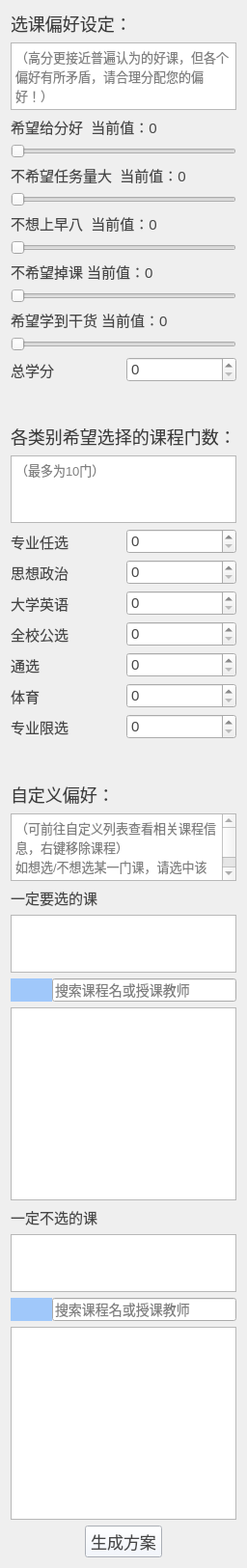
          <widget class="QWidget" name="scrollAreaWidgetContents">
           <property name="geometry">
            <rect>
             <x>0</x>
             <y>0</y>
             <width>252</width>
             <height>1625</height>
            </rect>
           </property>
           <property name="sizePolicy">
            <sizepolicy hsizetype="Expanding" vsizetype="Expanding">
             <horstretch>0</horstretch>
             <verstretch>0</verstretch>
            </sizepolicy>
           </property>
           <property name="minimumSize">
            <size>
             <width>0</width>
             <height>1625</height>
            </size>
           </property>
           <layout class="QVBoxLayout" name="verticalLayout_3" stretch="0,2,1,1,1,1,1,1,1,1,1,1,1,0,0,1,1,1,1,1,1,1,1,0,0,1,5,5,3">
            <item>
             <widget class="QLabel" name="label_3">
              <property name="styleSheet">
               <string notr="true">color:rgb(60, 60, 60);
    font-size: 18px; /* 设置字体大小 */</string>
              </property>
              <property name="text">
               <string>选课偏好设定：</string>
              </property>
             </widget>
            </item>
            <item>
             <widget class="QTextBrowser" name="textBrowser">
              <property name="styleSheet">
               <string notr="true">color:grey
</string>
              </property>
              <property name="html">
               <string>&lt;!DOCTYPE HTML PUBLIC &quot;-//W3C//DTD HTML 4.0//EN&quot; &quot;http://www.w3.org/TR/REC-html40/strict.dtd&quot;&gt;
&lt;html&gt;&lt;head&gt;&lt;meta name=&quot;qrichtext&quot; content=&quot;1&quot; /&gt;&lt;meta charset=&quot;utf-8&quot; /&gt;&lt;style type=&quot;text/css&quot;&gt;
p, li { white-space: pre-wrap; }
hr { height: 1px; border-width: 0; }
li.unchecked::marker { content: &quot;\2610&quot;; }
li.checked::marker { content: &quot;\2612&quot;; }
&lt;/style&gt;&lt;/head&gt;&lt;body style=&quot; font-family:'Microsoft YaHei UI'; font-size:9pt; font-weight:400; font-style:normal;&quot;&gt;
&lt;p style=&quot; margin-top:0px; margin-bottom:0px; margin-left:0px; margin-right:0px; -qt-block-indent:0; text-indent:0px;&quot;&gt;&lt;span style=&quot; font-size:10pt;&quot;&gt;（高分更接近普遍认为的好课，但各个偏好有所矛盾，请合理分配您的偏好！）&lt;/span&gt;&lt;/p&gt;&lt;/body&gt;&lt;/html&gt;</string>
              </property>
             </widget>
            </item>
            <item>
             <widget class="QLabel" name="score_tag">
              <property name="styleSheet">
               <string notr="true">font-size: 15px; /* 设置字体大小 */
color:rgb(70, 70, 70);</string>
              </property>
              <property name="text">
               <string>希望给分好  当前值：0</string>
              </property>
             </widget>
            </item>
            <item>
             <widget class="QSlider" name="score">
              <property name="sizePolicy">
               <sizepolicy hsizetype="Expanding" vsizetype="Expanding">
                <horstretch>0</horstretch>
                <verstretch>0</verstretch>
               </sizepolicy>
              </property>
              <property name="maximum">
               <number>10</number>
              </property>
              <property name="orientation">
               <enum>Qt::Orientation::Horizontal</enum>
              </property>
             </widget>
            </item>
            <item>
             <widget class="QLabel" name="workload_tag">
              <property name="styleSheet">
               <string notr="true">font-size: 15px; /* 设置字体大小 */
color:rgb(70, 70, 70);</string>
              </property>
              <property name="text">
               <string>不希望任务量大  当前值：0</string>
              </property>
             </widget>
            </item>
            <item>
             <widget class="QSlider" name="workload">
              <property name="sizePolicy">
               <sizepolicy hsizetype="Expanding" vsizetype="Expanding">
                <horstretch>0</horstretch>
                <verstretch>0</verstretch>
               </sizepolicy>
              </property>
              <property name="maximum">
               <number>10</number>
              </property>
              <property name="orientation">
               <enum>Qt::Orientation::Horizontal</enum>
              </property>
             </widget>
            </item>
            <item>
             <widget class="QLabel" name="morning8_tag">
              <property name="styleSheet">
               <string notr="true">font-size: 15px; /* 设置字体大小 */
color:rgb(70, 70, 70);</string>
              </property>
              <property name="text">
               <string>不想上早八  当前值：0</string>
              </property>
             </widget>
            </item>
            <item>
             <widget class="QSlider" name="morning8">
              <property name="sizePolicy">
               <sizepolicy hsizetype="Expanding" vsizetype="Expanding">
                <horstretch>0</horstretch>
                <verstretch>0</verstretch>
               </sizepolicy>
              </property>
              <property name="maximum">
               <number>10</number>
              </property>
              <property name="orientation">
               <enum>Qt::Orientation::Horizontal</enum>
              </property>
             </widget>
            </item>
            <item>
             <widget class="QLabel" name="bet_tag">
              <property name="styleSheet">
               <string notr="true">font-size: 15px; /* 设置字体大小 */
color:rgb(70, 70, 70);</string>
              </property>
              <property name="text">
               <string>不希望掉课 当前值：0</string>
              </property>
             </widget>
            </item>
            <item>
             <widget class="QSlider" name="bet">
              <property name="sizePolicy">
               <sizepolicy hsizetype="Expanding" vsizetype="Expanding">
                <horstretch>0</horstretch>
                <verstretch>0</verstretch>
               </sizepolicy>
              </property>
              <property name="maximum">
               <number>10</number>
              </property>
              <property name="orientation">
               <enum>Qt::Orientation::Horizontal</enum>
              </property>
             </widget>
            </item>
            <item>
             <widget class="QLabel" name="quality_tag">
              <property name="styleSheet">
               <string notr="true">font-size: 15px; /* 设置字体大小 */
color:rgb(70, 70, 70);</string>
              </property>
              <property name="text">
               <string>希望学到干货 当前值：0</string>
              </property>
             </widget>
            </item>
            <item>
             <widget class="QSlider" name="quality">
              <property name="sizePolicy">
               <sizepolicy hsizetype="Expanding" vsizetype="Expanding">
                <horstretch>0</horstretch>
                <verstretch>0</verstretch>
               </sizepolicy>
              </property>
              <property name="maximum">
               <number>10</number>
              </property>
              <property name="orientation">
               <enum>Qt::Orientation::Horizontal</enum>
              </property>
             </widget>
            </item>
            <item>
             <layout class="QHBoxLayout" name="horizontalLayout_9" stretch="0,0">
              <item>
               <widget class="QLabel" name="label_4">
                <property name="styleSheet">
                 <string notr="true">font-size: 15px; /* 设置字体大小 */
color:rgb(70, 70, 70);</string>
                </property>
                <property name="text">
                 <string>总学分</string>
                </property>
               </widget>
              </item>
              <item>
               <widget class="QSpinBox" name="supcredit">
                <property name="styleSheet">
                 <string notr="true">font-size: 15px; /* 设置字体大小 */
color:rgb(70, 70, 70);</string>
                </property>
                <property name="maximum">
                 <number>25</number>
                </property>
               </widget>
              </item>
             </layout>
            </item>
            <item>
             <spacer name="verticalSpacer">
              <property name="orientation">
               <enum>Qt::Orientation::Vertical</enum>
              </property>
              <property name="sizeHint" stdset="0">
               <size>
                <width>20</width>
                <height>40</height>
               </size>
              </property>
             </spacer>
            </item>
            <item>
             <widget class="QLabel" name="label_12">
              <property name="styleSheet">
               <string notr="true">color:rgb(60, 60, 60);
    font-size: 18px; /* 设置字体大小 */</string>
              </property>
              <property name="text">
               <string>各类别希望选择的课程门数：</string>
              </property>
             </widget>
            </item>
            <item>
             <widget class="QTextBrowser" name="textBrowser_2">
              <property name="styleSheet">
               <string notr="true">color:grey
</string>
              </property>
              <property name="html">
               <string>&lt;!DOCTYPE HTML PUBLIC &quot;-//W3C//DTD HTML 4.0//EN&quot; &quot;http://www.w3.org/TR/REC-html40/strict.dtd&quot;&gt;
&lt;html&gt;&lt;head&gt;&lt;meta name=&quot;qrichtext&quot; content=&quot;1&quot; /&gt;&lt;meta charset=&quot;utf-8&quot; /&gt;&lt;style type=&quot;text/css&quot;&gt;
p, li { white-space: pre-wrap; }
hr { height: 1px; border-width: 0; }
li.unchecked::marker { content: &quot;\2610&quot;; }
li.checked::marker { content: &quot;\2612&quot;; }
&lt;/style&gt;&lt;/head&gt;&lt;body style=&quot; font-family:'Microsoft YaHei UI'; font-size:9pt; font-weight:400; font-style:normal;&quot;&gt;
&lt;p style=&quot; margin-top:0px; margin-bottom:0px; margin-left:0px; margin-right:0px; -qt-block-indent:0; text-indent:0px;&quot;&gt;&lt;span style=&quot; font-size:10pt;&quot;&gt;（最多为10门）&lt;/span&gt;&lt;/p&gt;&lt;/body&gt;&lt;/html&gt;</string>
              </property>
             </widget>
            </item>
            <item>
             <layout class="QHBoxLayout" name="horizontalLayout_17">
              <item>
               <widget class="QLabel" name="label_5">
                <property name="styleSheet">
                 <string notr="true">font-size: 15px; /* 设置字体大小 */
color:rgb(70, 70, 70);</string>
                </property>
                <property name="text">
                 <string>专业任选</string>
                </property>
               </widget>
              </item>
              <item>
               <widget class="QSpinBox" name="selective">
                <property name="styleSheet">
                 <string notr="true">font-size: 15px; /* 设置字体大小 */
color:rgb(70, 70, 70);</string>
                </property>
                <property name="maximum">
                 <number>10</number>
                </property>
               </widget>
              </item>
             </layout>
            </item>
            <item>
             <layout class="QHBoxLayout" name="horizontalLayout_15">
              <item>
               <widget class="QLabel" name="label_6">
                <property name="styleSheet">
                 <string notr="true">font-size: 15px; /* 设置字体大小 */
color:rgb(70, 70, 70);</string>
                </property>
                <property name="text">
                 <string>思想政治</string>
                </property>
               </widget>
              </item>
              <item>
               <widget class="QSpinBox" name="politics">
                <property name="styleSheet">
                 <string notr="true">font-size: 15px; /* 设置字体大小 */
color:rgb(70, 70, 70);</string>
                </property>
                <property name="maximum">
                 <number>10</number>
                </property>
               </widget>
              </item>
             </layout>
            </item>
            <item>
             <layout class="QHBoxLayout" name="horizontalLayout_14">
              <item>
               <widget class="QLabel" name="label_7">
                <property name="styleSheet">
                 <string notr="true">font-size: 15px; /* 设置字体大小 */
color:rgb(70, 70, 70);</string>
                </property>
                <property name="text">
                 <string>大学英语</string>
                </property>
               </widget>
              </item>
              <item>
               <widget class="QSpinBox" name="english">
                <property name="styleSheet">
                 <string notr="true">font-size: 15px; /* 设置字体大小 */
color:rgb(70, 70, 70);</string>
                </property>
                <property name="maximum">
                 <number>10</number>
                </property>
               </widget>
              </item>
             </layout>
            </item>
            <item>
             <layout class="QHBoxLayout" name="horizontalLayout_13">
              <item>
               <widget class="QLabel" name="label_8">
                <property name="styleSheet">
                 <string notr="true">font-size: 15px; /* 设置字体大小 */
color:rgb(70, 70, 70);</string>
                </property>
                <property name="text">
                 <string>全校公选</string>
                </property>
               </widget>
              </item>
              <item>
               <widget class="QSpinBox" name="publics">
                <property name="styleSheet">
                 <string notr="true">font-size: 15px; /* 设置字体大小 */
color:rgb(70, 70, 70);</string>
                </property>
                <property name="maximum">
                 <number>10</number>
                </property>
               </widget>
              </item>
             </layout>
            </item>
            <item>
             <layout class="QHBoxLayout" name="horizontalLayout_12">
              <item>
               <widget class="QLabel" name="label_9">
                <property name="styleSheet">
                 <string notr="true">font-size: 15px; /* 设置字体大小 */
color:rgb(70, 70, 70);</string>
                </property>
                <property name="text">
                 <string>通选</string>
                </property>
               </widget>
              </item>
              <item>
               <widget class="QSpinBox" name="general">
                <property name="styleSheet">
                 <string notr="true">font-size: 15px; /* 设置字体大小 */
color:rgb(70, 70, 70);</string>
                </property>
                <property name="maximum">
                 <number>10</number>
                </property>
               </widget>
              </item>
             </layout>
            </item>
            <item>
             <layout class="QHBoxLayout" name="horizontalLayout_11">
              <item>
               <widget class="QLabel" name="label_10">
                <property name="styleSheet">
                 <string notr="true">font-size: 15px; /* 设置字体大小 */
color:rgb(70, 70, 70);</string>
                </property>
                <property name="text">
                 <string>体育</string>
                </property>
               </widget>
              </item>
              <item>
               <widget class="QSpinBox" name="pe">
                <property name="styleSheet">
                 <string notr="true">font-size: 15px; /* 设置字体大小 */
color:rgb(70, 70, 70);</string>
                </property>
                <property name="maximum">
                 <number>10</number>
                </property>
               </widget>
              </item>
             </layout>
            </item>
            <item>
             <layout class="QHBoxLayout" name="horizontalLayout_10">
              <item>
               <widget class="QLabel" name="label_11">
                <property name="styleSheet">
                 <string notr="true">font-size: 15px; /* 设置字体大小 */
color:rgb(70, 70, 70);</string>
                </property>
                <property name="text">
                 <string>专业限选</string>
                </property>
               </widget>
              </item>
              <item>
               <widget class="QSpinBox" name="limited">
                <property name="styleSheet">
                 <string notr="true">font-size: 15px; /* 设置字体大小 */
color:rgb(70, 70, 70);</string>
                </property>
                <property name="maximum">
                 <number>10</number>
                </property>
               </widget>
              </item>
             </layout>
            </item>
            <item>
             <spacer name="verticalSpacer_2">
              <property name="orientation">
               <enum>Qt::Orientation::Vertical</enum>
              </property>
              <property name="sizeHint" stdset="0">
               <size>
                <width>20</width>
                <height>40</height>
               </size>
              </property>
             </spacer>
            </item>
            <item>
             <widget class="QLabel" name="label_13">
              <property name="styleSheet">
               <string notr="true">color:rgb(60, 60, 60);
    font-size: 18px; /* 设置字体大小 */</string>
              </property>
              <property name="text">
               <string>自定义偏好：</string>
              </property>
             </widget>
            </item>
            <item>
             <widget class="QTextBrowser" name="textBrowser_3">
              <property name="styleSheet">
               <string notr="true">color:grey

</string>
              </property>
              <property name="html">
               <string>&lt;!DOCTYPE HTML PUBLIC &quot;-//W3C//DTD HTML 4.0//EN&quot; &quot;http://www.w3.org/TR/REC-html40/strict.dtd&quot;&gt;
&lt;html&gt;&lt;head&gt;&lt;meta name=&quot;qrichtext&quot; content=&quot;1&quot; /&gt;&lt;meta charset=&quot;utf-8&quot; /&gt;&lt;style type=&quot;text/css&quot;&gt;
p, li { white-space: pre-wrap; }
hr { height: 1px; border-width: 0; }
li.unchecked::marker { content: &quot;\2610&quot;; }
li.checked::marker { content: &quot;\2612&quot;; }
&lt;/style&gt;&lt;/head&gt;&lt;body style=&quot; font-family:'Microsoft YaHei UI'; font-size:9pt; font-weight:400; font-style:normal;&quot;&gt;
&lt;p style=&quot; margin-top:0px; margin-bottom:0px; margin-left:0px; margin-right:0px; -qt-block-indent:0; text-indent:0px;&quot;&gt;&lt;span style=&quot; font-size:10pt;&quot;&gt;（可前往自定义列表查看相关课程信息，右键移除课程）&lt;/span&gt;&lt;/p&gt;
&lt;p style=&quot; margin-top:0px; margin-bottom:0px; margin-left:0px; margin-right:0px; -qt-block-indent:0; text-indent:0px;&quot;&gt;&lt;span style=&quot; font-size:10pt;&quot;&gt;如想选/不想选某一门课，请选中该课程的所有班级&lt;/span&gt;&lt;/p&gt;&lt;/body&gt;&lt;/html&gt;</string>
              </property>
             </widget>
            </item>
            <item>
             <layout class="QVBoxLayout" name="verticalLayout_10" stretch="1,2,0,5">
              <item>
               <widget class="QLabel" name="label">
                <property name="styleSheet">
                 <string notr="true">font-size: 15px; /* 设置字体大小 */
color:rgb(70, 70, 70);</string>
                </property>
                <property name="text">
                 <string>一定要选的课</string>
                </property>
               </widget>
              </item>
              <item>
               <widget class="QListWidget" name="mustlist">
                <property name="sizePolicy">
                 <sizepolicy hsizetype="Expanding" vsizetype="Preferred">
                  <horstretch>0</horstretch>
                  <verstretch>0</verstretch>
                 </sizepolicy>
                </property>
                <property name="minimumSize">
                 <size>
                  <width>0</width>
                  <height>60</height>
                 </size>
                </property>
                <property name="contextMenuPolicy">
                 <enum>Qt::ContextMenuPolicy::CustomContextMenu</enum>
                </property>
                <property name="styleSheet">
                 <string notr="true">color:rgb(70, 70, 70);
font-size:14px;</string>
                </property>
               </widget>
              </item>
              <item>
               <layout class="QHBoxLayout" name="horizontalLayout_24">
                <property name="spacing">
                 <number>0</number>
                </property>
                <item>
                 <widget class="QPushButton" name="pushButton_4">
                  <property name="sizePolicy">
                   <sizepolicy hsizetype="Minimum" vsizetype="Minimum">
                    <horstretch>0</horstretch>
                    <verstretch>0</verstretch>
                   </sizepolicy>
                  </property>
                  <property name="styleSheet">
                   <string notr="true">QPushButton {
    background-color: rgb(160, 200, 250); /* 设置背景颜色 */
    color: white; /* 设置文字颜色 */
    font-size: 16px; /* 设置字体大小 */
    border: none; /* 去掉边框 */
}
QPushButton:hover {
    background-color: rgb(160, 200, 250); /* 鼠标悬停时的背景颜色 */
}</string>
                  </property>
                  <property name="text">
                   <string/>
                  </property>
                  <property name="icon">
                   <iconset theme="zoom-original"/>
                  </property>
                 </widget>
                </item>
                <item>
                 <widget class="QLineEdit" name="must_search">
                  <property name="styleSheet">
                   <string notr="true">font-size:14px;</string>
                  </property>
                  <property name="placeholderText">
                   <string>搜索课程名或授课教师</string>
                  </property>
                 </widget>
                </item>
               </layout>
              </item>
              <item>
               <widget class="QTreeWidget" name="must">
                <property name="minimumSize">
                 <size>
                  <width>0</width>
                  <height>200</height>
                 </size>
                </property>
                <property name="styleSheet">
                 <string notr="true">color:rgb(70, 70, 70);
font-size:14px;</string>
                </property>
                <property name="headerHidden">
                 <bool>true</bool>
                </property>
                <column>
                 <property name="text">
                  <string notr="true">1</string>
                 </property>
                </column>
               </widget>
              </item>
             </layout>
            </item>
            <item>
             <layout class="QVBoxLayout" name="verticalLayout_11" stretch="1,2,0,5">
              <property name="sizeConstraint">
               <enum>QLayout::SizeConstraint::SetDefaultConstraint</enum>
              </property>
              <item>
               <widget class="QLabel" name="label_2">
                <property name="styleSheet">
                 <string notr="true">font-size: 15px; /* 设置字体大小 */
color:rgb(70, 70, 70);</string>
                </property>
                <property name="text">
                 <string>一定不选的课</string>
                </property>
               </widget>
              </item>
              <item>
               <widget class="QListWidget" name="nolist">
                <property name="sizePolicy">
                 <sizepolicy hsizetype="Expanding" vsizetype="Minimum">
                  <horstretch>0</horstretch>
                  <verstretch>0</verstretch>
                 </sizepolicy>
                </property>
                <property name="minimumSize">
                 <size>
                  <width>0</width>
                  <height>60</height>
                 </size>
                </property>
                <property name="contextMenuPolicy">
                 <enum>Qt::ContextMenuPolicy::CustomContextMenu</enum>
                </property>
                <property name="styleSheet">
                 <string notr="true">color:rgb(70, 70, 70);
font-size:14px;</string>
                </property>
               </widget>
              </item>
              <item>
               <layout class="QHBoxLayout" name="horizontalLayout_23">
                <property name="spacing">
                 <number>0</number>
                </property>
                <item>
                 <widget class="QPushButton" name="pushButton">
                  <property name="sizePolicy">
                   <sizepolicy hsizetype="Minimum" vsizetype="Minimum">
                    <horstretch>0</horstretch>
                    <verstretch>0</verstretch>
                   </sizepolicy>
                  </property>
                  <property name="styleSheet">
                   <string notr="true">QPushButton {
    background-color: rgb(160, 200, 250); /* 设置背景颜色 */
    color: white; /* 设置文字颜色 */
    font-size: 16px; /* 设置字体大小 */
    border: none; /* 去掉边框 */
}
QPushButton:hover {
    background-color: rgb(160, 200, 250); /* 鼠标悬停时的背景颜色 */
}</string>
                  </property>
                  <property name="text">
                   <string/>
                  </property>
                  <property name="icon">
                   <iconset theme="zoom-original"/>
                  </property>
                 </widget>
                </item>
                <item>
                 <widget class="QLineEdit" name="no_search">
                  <property name="styleSheet">
                   <string notr="true">font-size:14px;</string>
                  </property>
                  <property name="placeholderText">
                   <string>搜索课程名或授课教师</string>
                  </property>
                 </widget>
                </item>
               </layout>
              </item>
              <item>
               <widget class="QTreeWidget" name="no">
                <property name="minimumSize">
                 <size>
                  <width>0</width>
                  <height>200</height>
                 </size>
                </property>
                <property name="styleSheet">
                 <string notr="true">color:rgb(70, 70, 70);
font-size:14px;</string>
                </property>
                <property name="headerHidden">
                 <bool>true</bool>
                </property>
                <column>
                 <property name="text">
                  <string notr="true">1</string>
                 </property>
                </column>
               </widget>
              </item>
             </layout>
            </item>
            <item>
             <layout class="QHBoxLayout" name="horizontalLayout_16">
              <item>
               <spacer name="horizontalSpacer_7">
                <property name="orientation">
                 <enum>Qt::Orientation::Horizontal</enum>
                </property>
                <property name="sizeHint" stdset="0">
                 <size>
                  <width>40</width>
                  <height>20</height>
                 </size>
                </property>
               </spacer>
              </item>
              <item>
               <widget class="QPushButton" name="get_recommend">
                <property name="sizePolicy">
                 <sizepolicy hsizetype="Expanding" vsizetype="Expanding">
                  <horstretch>0</horstretch>
                  <verstretch>0</verstretch>
                 </sizepolicy>
                </property>
                <property name="maximumSize">
                 <size>
                  <width>16777215</width>
                  <height>40</height>
                 </size>
                </property>
                <property name="styleSheet">
                 <string notr="true">QPushButton {
background-color: rgb(240, 245, 255); /* 设置背景颜色 */
color:rgb(70, 70, 70);
    font-size: 17px; /* 设置字体大小 */
}</string>
                </property>
                <property name="text">
                 <string>生成方案</string>
                </property>
               </widget>
              </item>
              <item>
               <spacer name="horizontalSpacer_6">
                <property name="orientation">
                 <enum>Qt::Orientation::Horizontal</enum>
                </property>
                <property name="sizeHint" stdset="0">
                 <size>
                  <width>40</width>
                  <height>20</height>
                 </size>
                </property>
               </spacer>
              </item>
             </layout>
            </item>
           </layout>
          </widget>
